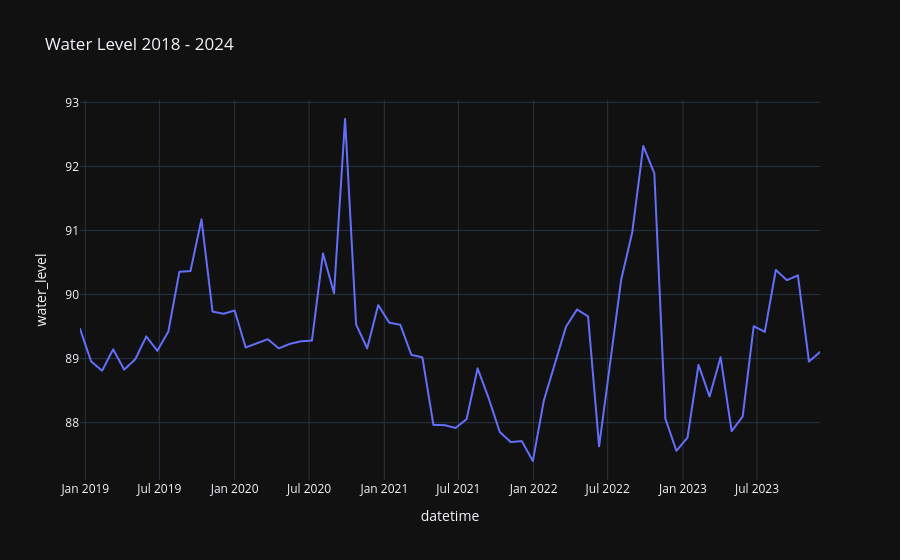

The cell this chart's notebook holds for it:
### Code cell
import plotly.express as px
px.line(data_frame=df, x='datetime', y='water_level', title='Water Level 2018 - 2024')

### Figure 1 — Plotly figure (JSON) as saved in the notebook; plotly's stock layout.template omitted (floating-point values rounded to 4 significant figures; data arrays with more than 128 entries replaced by an {"elided": "..."} marker saying what was removed)
{"data": [{"hovertemplate": "datetime=%{x}<br>water_level=%{y}<extra></extra>", "legendgroup": "", "line": {"color": "#636efa", "dash": "solid"}, "marker": {"symbol": "circle"}, "mode": "lines", "name": "", "showlegend": false, "x": {"elided": "1810 str values"}, "xaxis": "x", "y": {"elided": "1810 float values"}, "yaxis": "y", "type": "scattergl"}], "layout": {"xaxis": {"anchor": "y", "domain": [0.0, 1.0], "title": {"text": "datetime"}}, "yaxis": {"anchor": "x", "domain": [0.0, 1.0], "title": {"text": "water_level"}}, "legend": {"tracegroupgap": 0}, "title": {"text": "Water Level 2018 - 2024"}}}
